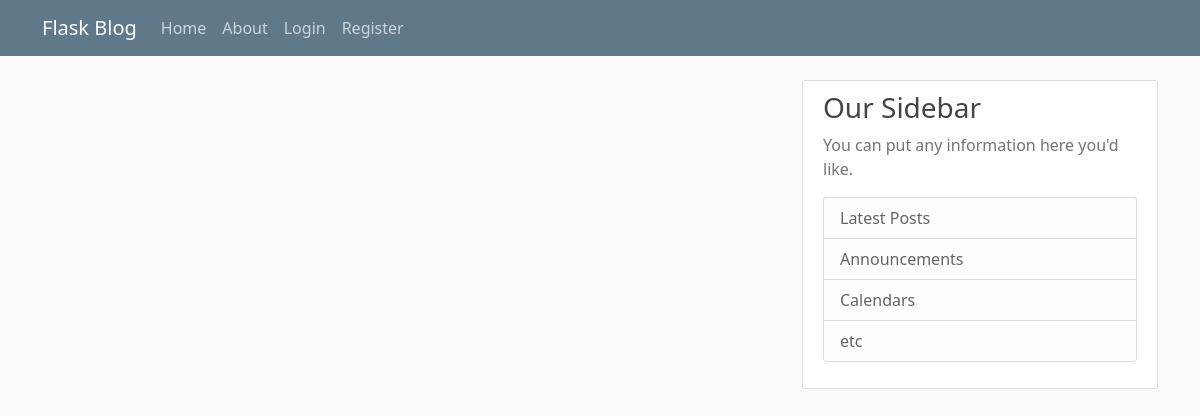
/, run on an earlier commit of the app's database.
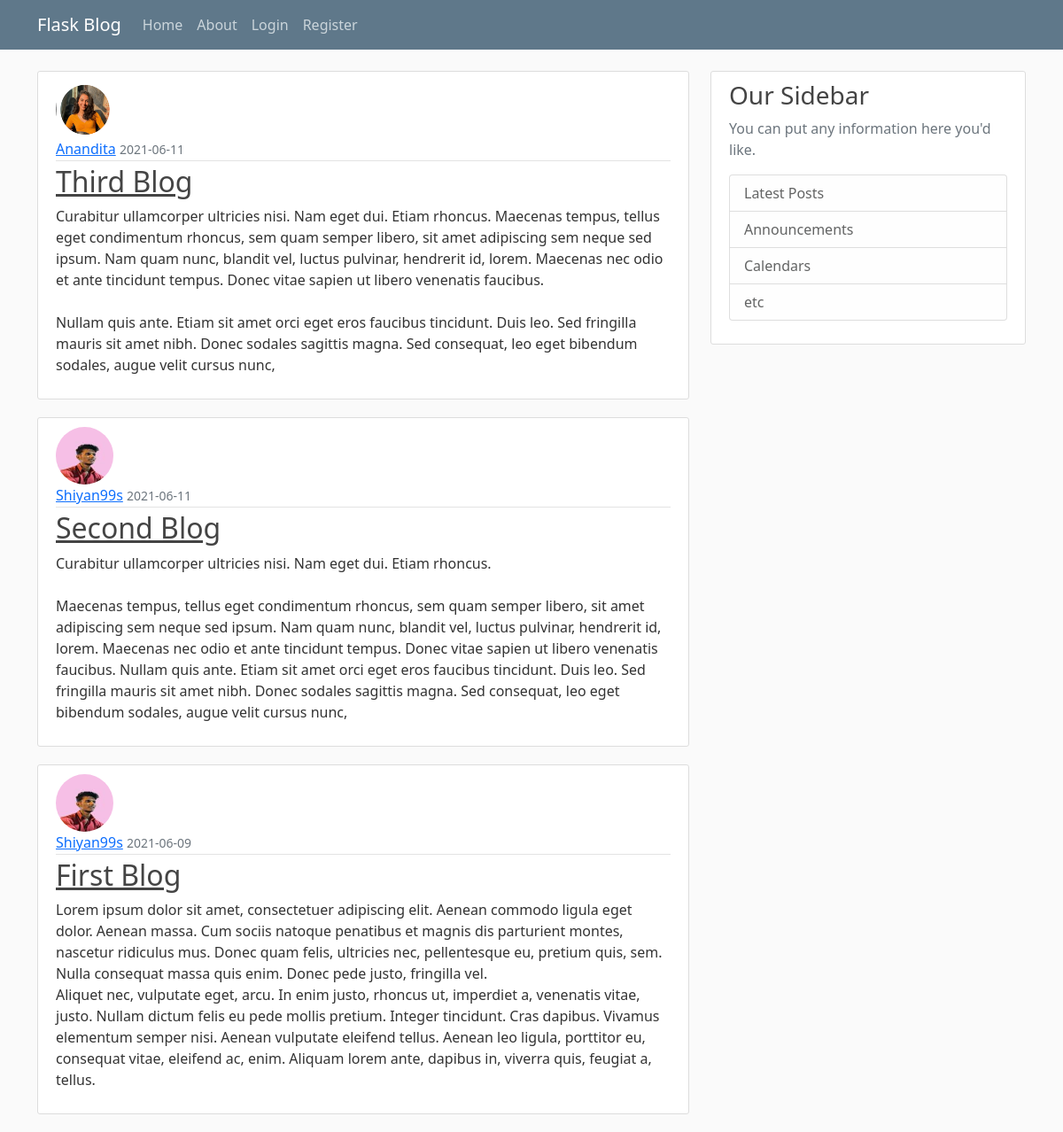
And on a later commit of the database.
### flaskblog/models.py (models this page shows, shortened)
class Post(db.Model):
    id = db.Column(db.Integer, primary_key=True)
    title = db.Column(db.String(100), nullable=False)
    date_posted = db.Column(db.DateTime, nullable=False,
                            default=datetime.utcnow)
    content = db.Column(db.Text, nullable=False)
    user_id = db.Column(db.Integer, db.ForeignKey('user.id'), nullable=False)

class User(db.Model, UserMixin):
    id = db.Column(db.Integer, primary_key=True)
    username = db.Column(db.String(20), unique=True, nullable=False)
    email = db.Column(db.String(120), unique=True, nullable=False)
    image_file = db.Column(db.String(20), nullable=False,
                           default='default.jpg')
    password = db.Column(db.String(60), nullable=False)
    posts = db.relationship('Post', backref='author', lazy=True)

### flaskblog/routes.py (the view)
@app.route("/")
def home():
    page = request.args.get('page', 1, type=int)
    posts = Post.query.order_by(Post.date_posted.desc()).paginate(page=page, per_page=5)
    return render_template('home.html', posts=posts)

### flaskblog/templates/home.html
{% extends "layout.html" %}
{% block content %}
    {% for post in posts.items %}
        <article class="media content-section">
          <img class="rounded-circle article-img" src="{{ url_for('static', filename='profile_pics/' + post.author.image_file) }}">
          <div class="media-body">
            <div class="article-metadata">
              <a class="mr-2" href="#">{{ post.author.username }}</a>
              <small class="text-muted">{{ post.date_posted.strftime('%Y-%m-%d') }}</small>
            </div>
            <h2><a class="article-title" href="{{ url_for('post', post_id=post.id) }}">{{ post.title }}</a></h2>
            <p class="article-content">{{ post.content }}</p>
          </div>
        </article>
    {% endfor %}
{% endblock content %}

What changed in the data, as far as the page shows it:
added Post: image_file (picture), author.username "Anandita", date_posted "2021-06-11", title "Third Blog", content "Curabitur ullamcorper ultricies nisi. Nam eget dui. Etiam rhoncus. Maecenas tempus, tellus eget condimentum rhoncus, sem quam semper libero, sit amet adipiscing sem neque sed ipsum. Nam quam nunc, blandit vel, luctus pulvinar, hendrerit id, lorem. Maecenas nec odio et ante tincidunt tempus. Donec vitae sapien ut libero venenatis faucibus. Nullam quis ante. Etiam sit amet orci eget eros faucibus tincidunt. Duis leo. Sed fringilla mauris sit amet nibh. Donec sodales sagittis magna. Sed consequat, leo eget bibendum sodales, augue velit cursus nunc,"
added Post: image_file (picture), author.username "Shiyan99s", date_posted "2021-06-11", title "Second Blog", content "Curabitur ullamcorper ultricies nisi. Nam eget dui. Etiam rhoncus. Maecenas tempus, tellus eget condimentum rhoncus, sem quam semper libero, sit amet adipiscing sem neque sed ipsum. Nam quam nunc, blandit vel, luctus pulvinar, hendrerit id, lorem. Maecenas nec odio et ante tincidunt tempus. Donec vitae sapien ut libero venenatis faucibus. Nullam quis ante. Etiam sit amet orci eget eros faucibus tincidunt. Duis leo. Sed fringilla mauris sit amet nibh. Donec sodales sagittis magna. Sed consequat, leo eget bibendum sodales, augue velit cursus nunc,"
added Post: image_file (picture), author.username "Shiyan99s", date_posted "2021-06-09", title "First Blog", content "Lorem ipsum dolor sit amet, consectetuer adipiscing elit. Aenean commodo ligula eget dolor. Aenean massa. Cum sociis natoque penatibus et magnis dis parturient montes, nascetur ridiculus mus. Donec quam felis, ultricies nec, pellentesque eu, pretium quis, sem. Nulla consequat massa quis enim. Donec pede justo, fringilla vel. Aliquet nec, vulputate eget, arcu. In enim justo, rhoncus ut, imperdiet a, venenatis vitae, justo. Nullam dictum felis eu pede mollis pretium. Integer tincidunt. Cras dapibus. Vivamus elementum semper nisi. Aenean vulputate eleifend tellus. Aenean leo ligula, porttitor eu, consequat vitae, eleifend ac, enim. Aliquam lorem ante, dapibus in, viverra quis, feugiat a,…"
